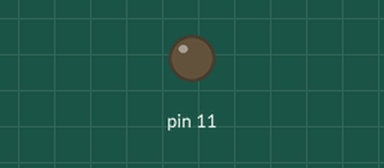
The sketch below on a simulated Arduino Uno, built with avr-gcc and run on an emulated ATmega328P. Parts: output pins drawn as LEDs (lit = HIGH).

Above: at 0.15 s.
Timing chart, 0 to 1.6 s (numbered marks = the images above):
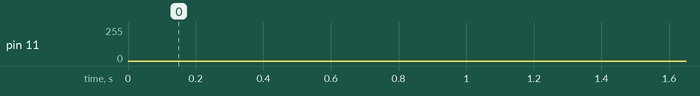

The sketch:

sketch_oct27a.ino
```cpp
void setup() {

}

void loop() {
 for(int i=0; i<255;i++){
  analogWrite(11,i);
  delay(1);
 }
for(int i=255; i>=0;--i){
  analogWrite(11,i);
  delay(1);
}
}
```
